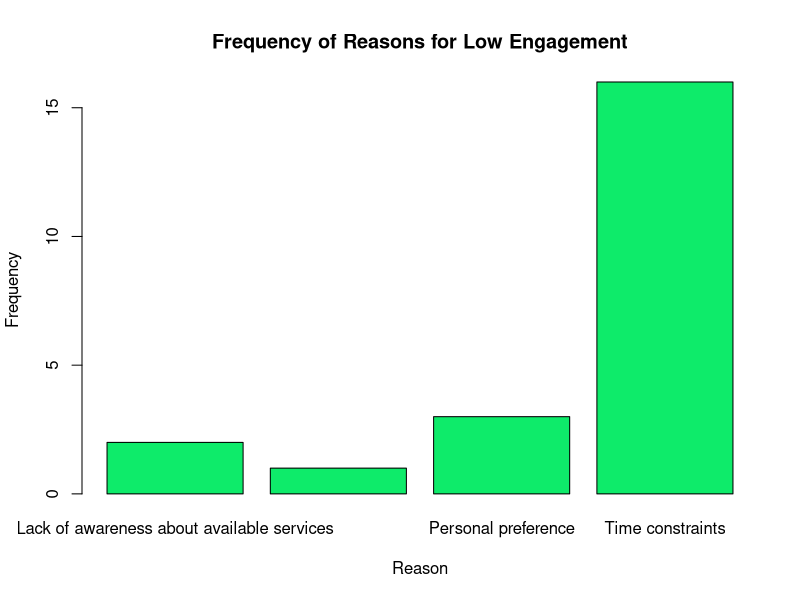
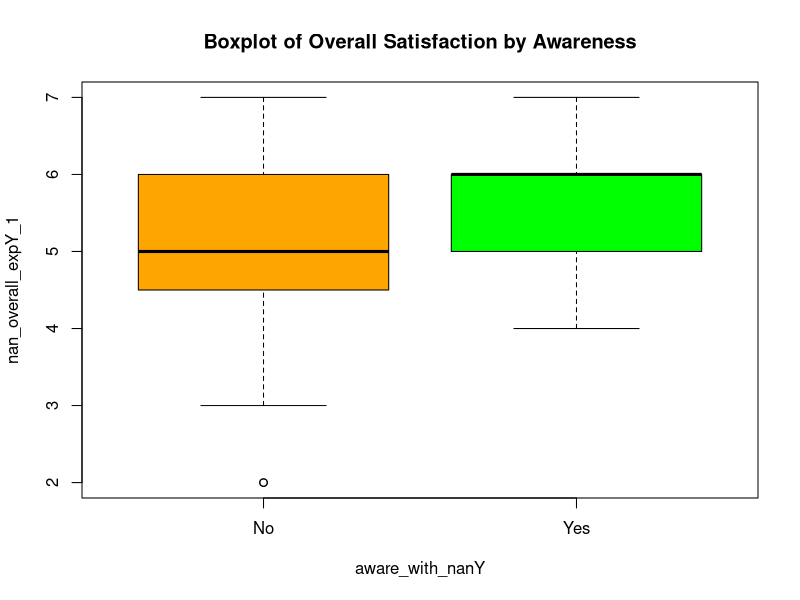
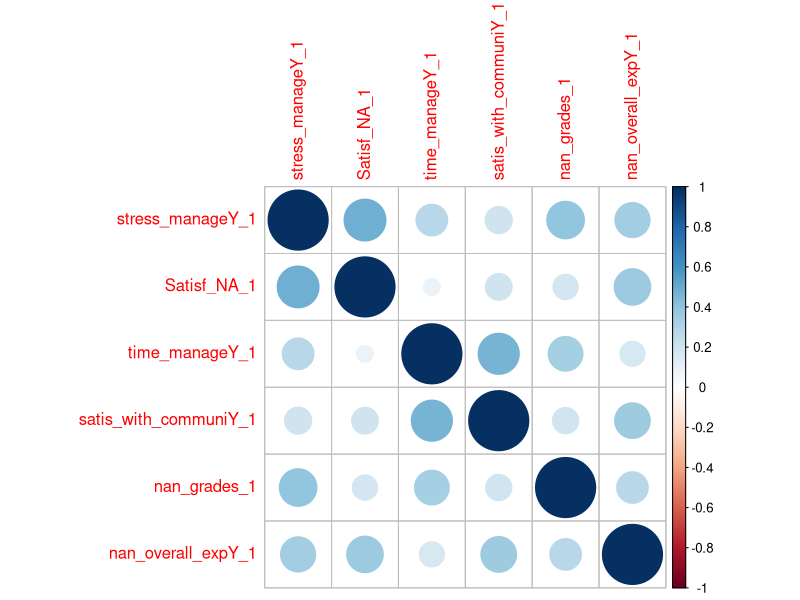
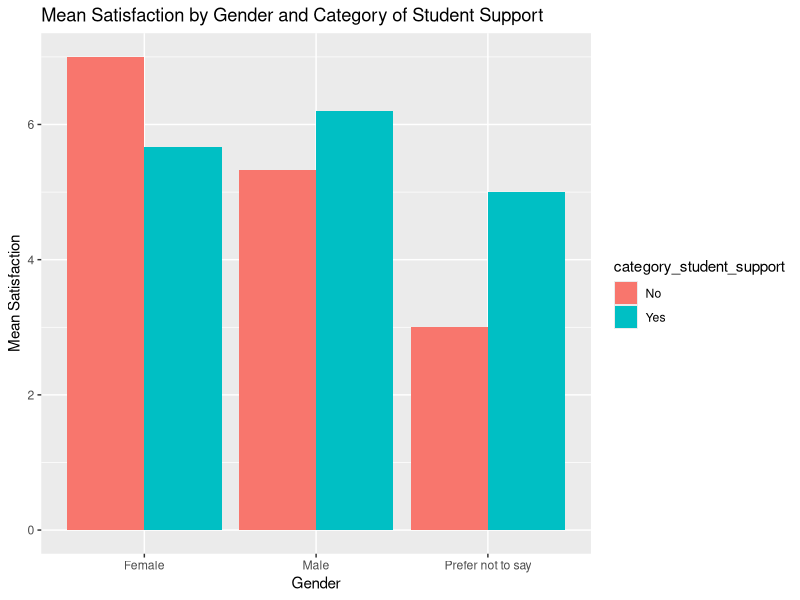
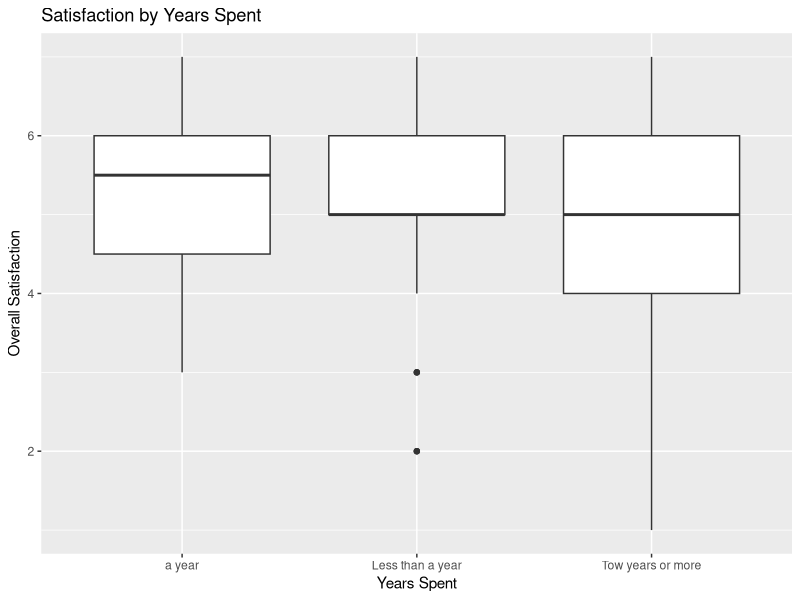
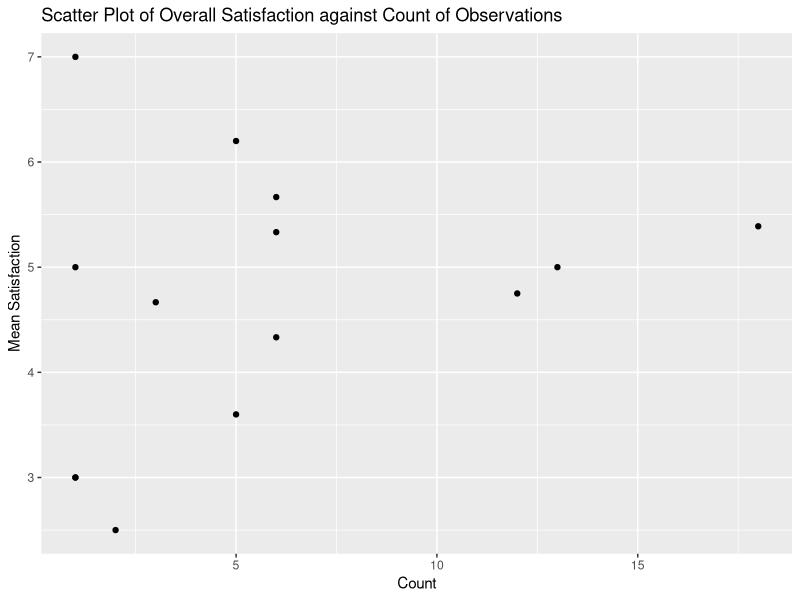

Reproduce these figures in R, in order.
# importing data
data <- read.csv("project.csv")
View(data)
summary(data)


head(data)
# deleting first 2 colums
new_data <- data[-c(1, 2), ]
View(new_data)


na_count <- sum(is.na(new_data$scl_dpt))
empty_string_count <- sum(new_data$scl_dpt == "")


# deleting evry row that has an empty string in its scl dpt
new_data2 <- subset(new_data, scl_dpt != "")
View(new_data2)


names(data)
library(dplyr)
# deleting unnecessery colums
new_data3 <- new_data2 %>%
    select(
        -StartDate, -EndDate, -Status, -IPAddress, -Progress, -Duration..in.seconds.,
        -Finished, -RecordedDate, -ResponseId, -RecipientLastName, -RecipientFirstName,
        -RecipientLastName, -RecipientEmail, -ExternalReference, -LocationLatitude,
        -LocationLongitude, -DistributionChannel, -UserLanguage
    )
View(new_data3)

# extracting block where there is a high enagagement frequancy
yes_block <- new_data3[new_data3$No_or_YesBlock_1 >= 4, ]
View(yes_block)

# extracting block where there is a low enagagement frequancy
no_block <- new_data3[new_data3$No_or_YesBlock_1 <= 3, ]
View(no_block)

yes_block <- yes_block %>%
    select(
        -reson_on_lack, -reson_on_lack_5_TEXT, -is_nan_positive,
        -satis_on_experience_1, -satis_on_performance_1, -aware_of_nan,
        -if_change_yes_no, -suggest_new_nan
    )
View(yes_block)

no_block <- no_block %>%
    select(
        -Satisf_NA_1, -stress_manageY_1, -time_manageY_1,
        -satis_with_communiY_1, -aware_with_nanY, -nan_grades_1,
        -nan_overall_expY_1, -suggest_new_nanY, -input_for._new_nan
    )
View(no_block)

# turning variables to numeric
yes_block$stress_manageY_1 <- as.numeric(as.character(yes_block$stress_manageY_1))
yes_block$Satisf_NA_1 <- as.numeric(as.character(yes_block$Satisf_NA_1))
yes_block$time_manageY_1 <- as.numeric(as.character(yes_block$time_manageY_1))
yes_block$satis_with_communiY_1 <- as.numeric(as.character(yes_block$satis_with_communiY_1))
yes_block$nan_grades_1 <- as.numeric(as.character(yes_block$nan_grades_1))
yes_block$nan_overall_expY_1 <- as.numeric(as.character(yes_block$nan_overall_expY_1))

no_block$satis_on_experience_1 <- as.numeric(as.character(no_block$satis_on_experience_1))
no_block$satis_on_performance_1 <- as.numeric(as.character(no_block$satis_on_performance_1))

summary(yes_block)

# turning factor variables
no_block$reson_on_lack <- as.factor(no_block$reson_on_lack)
no_block$is_nan_positive <- as.factor(no_block$is_nan_positive)
no_block$aware_of_nan <- as.factor(no_block$aware_of_nan)
no_block$aware_of_nan <- as.factor(no_block$aware_of_nan)
no_block$if_change_yes_no <- as.factor(no_block$if_change_yes_no)

no_block$local_or_inter <- as.factor(no_block$aware_of_nan)
no_block$gender <- as.factor(no_block$gender)
no_block$years_spent <- as.factor(no_block$years_spent)


yes_block$aware_with_nanY <- as.factor(yes_block$aware_with_nanY)
yes_block$aware_with_nanY <- as.factor(yes_block$aware_with_nanY)
yes_block$local_or_inter <- as.factor(yes_block$local_or_inter)
yes_block$gender <- as.factor(yes_block$gender)
yes_block$years_spent <- as.factor(yes_block$years_spent)


summary(yes_block)
summary(no_block)



View(yes_block)
View(no_block)
mean_overall_satisfaction_yes_block <- mean(yes_block$nan_overall_expY_1)
mean_overall_satisfaction_yes_block


mean_overall_satisfaction_no_block <- mean(no_block$satis_on_experience_1)
mean_overall_satisfaction_no_block



# T.TEST
# T.test for overall satisfaction


t.test_overall_experience <- t.test(yes_block$nan_overall_expY_1, no_block$satis_on_experience_1, alternative = "two.sided")
t.test_overall_experience


new_data3$No_or_YesBlock_1 <- as.numeric(new_data3$No_or_YesBlock_1)
class(new_data3$No_or_YesBlock_1)


new_data3 <- new_data3 %>%
    mutate(
        No_or_YesBlock_1 = ifelse(No_or_YesBlock_1 <= 3, "No", "Yes")
    )

View(new_data3)


yes_block$nan_overall_expY_1

new_data3 <- new_data3 %>%
    mutate(
        overall_student_satisfaction = ifelse(No_or_YesBlock_1 == "Yes", nan_overall_expY_1, satis_on_experience_1)
    )

new_data3$overall_student_satisfaction <- as.numeric(new_data3$overall_student_satisfaction)
new_data3$overall_student_satisfaction



View(new_data3)


new_data3$No_or_YesBlock_1 <- as.factor(new_data3$No_or_YesBlock_1)


linear_regression <- lm(overall_student_satisfaction ~ No_or_YesBlock_1, data = new_data3)



barplot(table(no_block$reson_on_lack), main = "Frequency of Reasons for Low Engagement", col = "#0eeb6a", xlab = "Reason", ylab = "Frequency")


boxplot(nan_overall_expY_1 ~ aware_with_nanY, data = yes_block, main = "Boxplot of Overall Satisfaction by Awareness", col = c("orange", "green"))



cor_matrix <- cor(yes_block[, c("stress_manageY_1", "Satisf_NA_1", "time_manageY_1", "satis_with_communiY_1", "nan_grades_1", "nan_overall_expY_1")])
corrplot::corrplot(cor_matrix, method = "circle")



summary(linear_regression)


head(new_data3)


# Variable names

print(names(new_data3))


names(new_data3) <- c("consent", "category_student_support", "satisfaction_non-academic-support", "stress_level_support", "time_management_support", "satisfaction_communication_channels", "awareness_support_services", "grade_support_services", "Ysatisfaction_overall_academic_experience", "suggest_new_support", "new_support_suggestion", "reason_for_lack_of_engagement", "other_reasons_for_lack", "will_engagement_impact_performance", "Nsatisfaction_overall_academic_experience", "satisfaction_academic_performance", "awareness_non-academic-support", "prospect_of_engagement_academic_improvement", "suggestion_new_academic_support", "age", "gender", "years_spent", "local_or_inter", "school_department", "major", "overall_student_satisfaction")


print(names(new_data3))

View(new_data3)


cleaned_data <- new_data3[, c(2, 21:26)]

cleaned_data2 <- cleaned_data %>%
    group_by(gender, category_student_support, years_spent) %>%
    summarise(
        mean_satisfaction = mean(overall_student_satisfaction),
        median_satisfaction = median(overall_student_satisfaction),
        min_satisfaction = min(overall_student_satisfaction),
        max_satisfaction = max(overall_student_satisfaction),
        count = n()
    )

View(cleaned_data2)


cleaned_data3 <- cleaned_data %>%
    group_by(gender, category_student_support) %>%
    summarise(
        mean_satisfaction = mean(overall_student_satisfaction),
        count = n()
    )


View(cleaned_data3)



library(ggplot2)


ggplot(cleaned_data2, aes(x = gender, y = mean_satisfaction, fill = category_student_support)) +
    geom_bar(stat = "identity", position = "dodge") +
    labs(title = "Mean Satisfaction by Gender and Category of Student Support", x = "Gender", y = "Mean Satisfaction")


ggplot(cleaned_data, aes(x = years_spent, y = overall_student_satisfaction)) +
    geom_boxplot() +
    labs(title = "Satisfaction by Years Spent", x = "Years Spent", y = "Overall Satisfaction")


ggplot(cleaned_data2, aes(x = count, y = mean_satisfaction)) +
    geom_point() +
    labs(title = "Scatter Plot of Overall Satisfaction against Count of Observations", x = "Count", y = "Mean Satisfaction")
